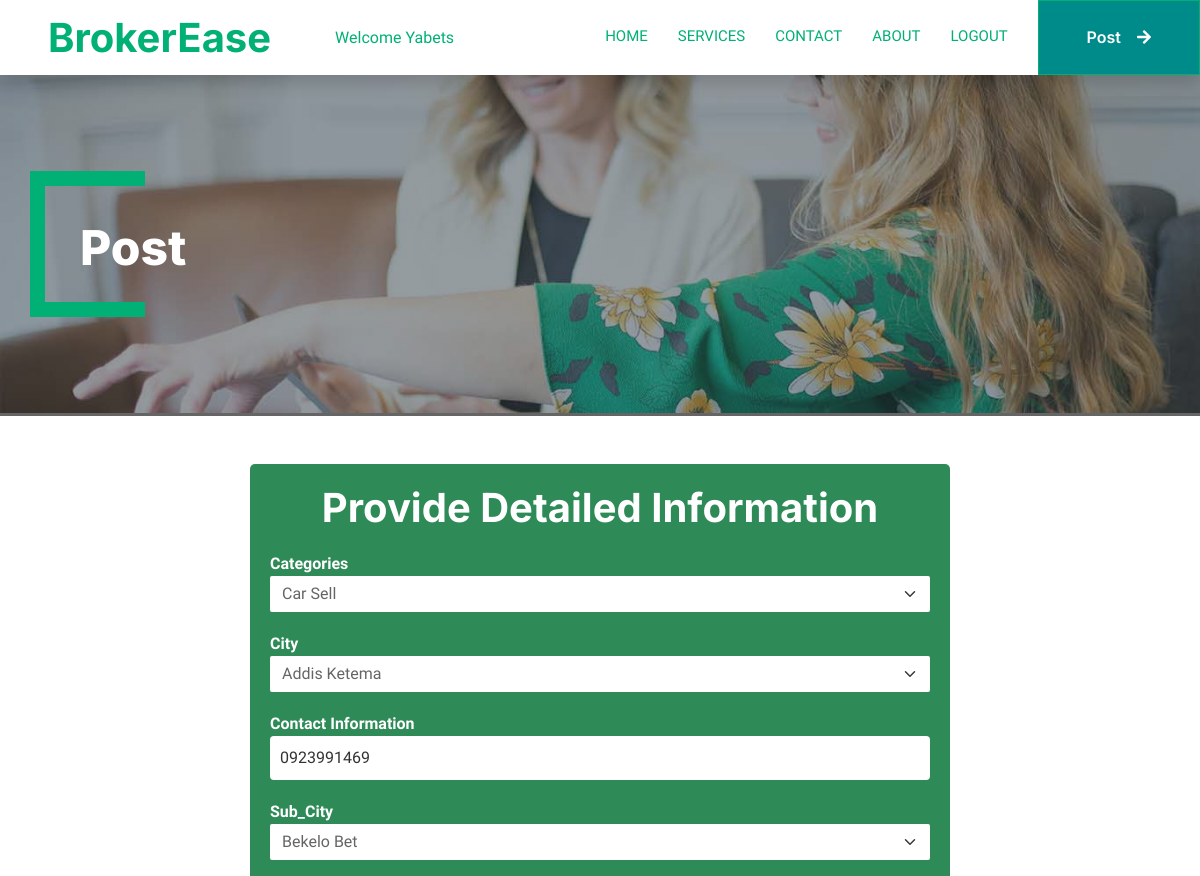
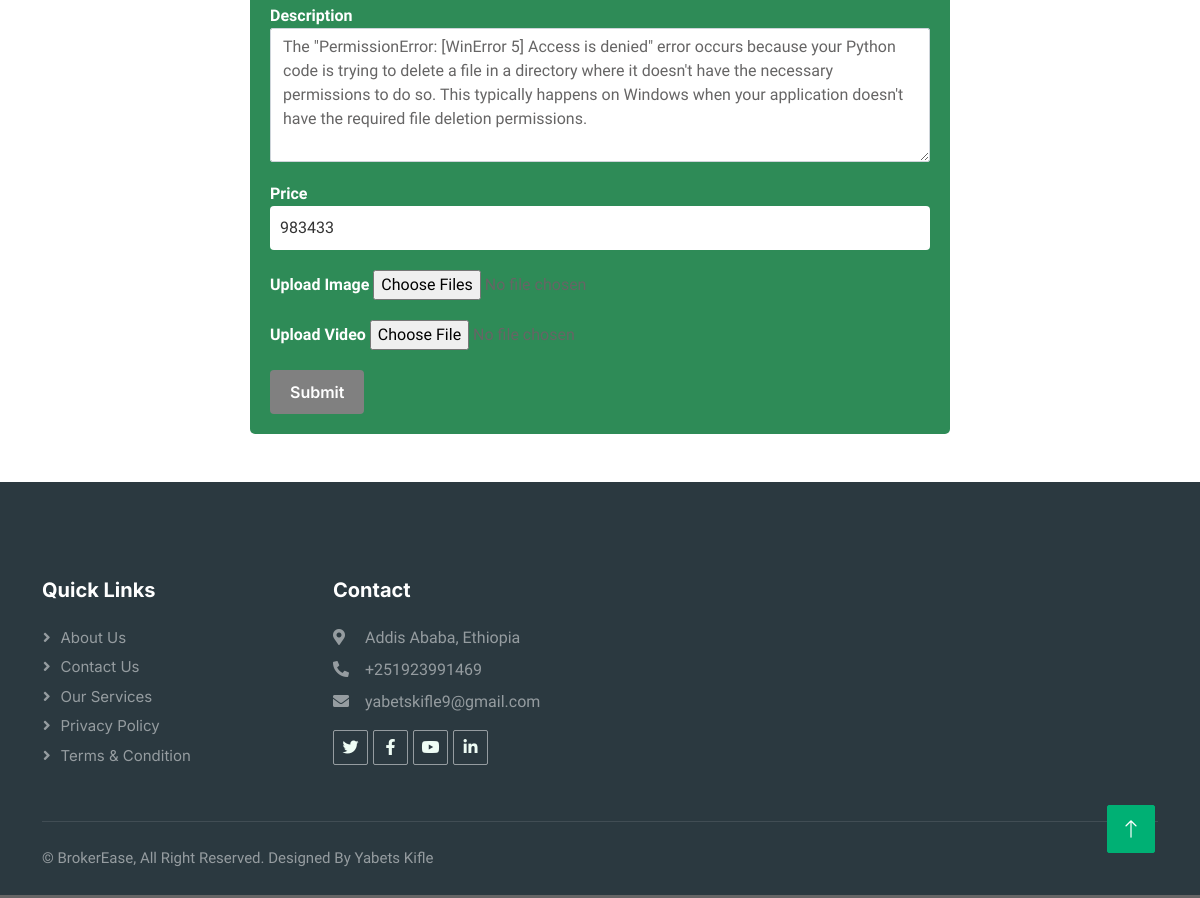
/post/1/update (signed in), run on the app's committed database (2 pictures, top to bottom).
### main/models.py (models this page shows, shortened)
class User(db.Model, UserMixin):
    __tablename__ = 'users'
    id = db.Column(db.Integer, primary_key=True)
    fullName = db.Column(db.String(255), nullable=False)
    phoneNumber = db.Column(db.String(20), unique=True, nullable=False)
    email = db.Column(db.String(120), unique=True, nullable=False)
    password = db.Column(db.String(255), nullable=False)
    gender = db.Column(db.Enum('Male', 'Female', name='gender_enum'))
    image_file = db.Column(db.String(20), nullable=False, default='default.jpg')
    created_at = db.Column(db.TIMESTAMP, server_default=db.func.current_timestamp(), nullable=False)
    updated_at = db.Column(db.TIMESTAMP, server_default=db.func.current_timestamp(),
                           onupdate=db.func.current_timestamp(), nullable=False)
    listings = db.relationship('Listing', back_populates='author')

class Listing(db.Model):
    __tablename__ = 'listings'
    id = db.Column(db.Integer, primary_key=True)
    author_id = db.Column(db.Integer, db.ForeignKey('users.id'), nullable=False)
    author = db.relationship('User', back_populates='listings')
    city = db.Column(db.String(255), nullable=True)
    sub_City = db.Column(db.Text, nullable=True)
    contact_information = db.Column(db.String(255), nullable=True)
    catagories = db.Column(db.Text, nullable=True)
    description = db.Column(db.Text, nullable=False)
    price = db.Column(db.String(50), nullable=True)
    image_filenames = db.Column(db.Text)
    video_filename = db.Column(db.String(255))
    created_at = db.Column(db.TIMESTAMP, server_default=db.func.current_timestamp(), nullable=False)

### main/auth.py (the view)
@auth.route('/post/<int:listing_id>/update', methods=['GET', 'POST'])
@login_required
def update_post(listing_id):
    listing = Listing.query.get_or_404(listing_id)
    if current_user != listing.author:
        abort(403)  # Return a 403 Forbidden error if the user doesn't have permission
    form = UploadForm()
    if form.validate_on_submit():
        listing.catagories = form.catagories.data
        listing.city = form.city.data
        listing.contact_information = form.contact_information.data
        listing.sub_City = form.sub_City.data
        listing.description = form.description.data
        listing.price = form.price.data
        if form.image_filenames.data:
            if listing.image_filenames:
                for old_image_filename in listing.image_filenames:
                    old_image_path = os.path.join(current_app.config["UPLOAD_FOLDER"], old_image_filename)
                    if os.path.exists(old_image_path):
                        try:
                            os.remove(old_image_path)
                        except OSError as e:
                            print(f"Error deleting file: {e}")
            new_image_filenames = []
            for image_file in form.image_filenames.data:
                new_image_filename = str(uuid.uuid4()) + secure_filename(image_file.filename)
                new_image_upload_path = os.path.join(current_app.config["UPLOAD_FOLDER"], new_image_filename)
                os.makedirs(os.path.dirname(new_image_upload_path), exist_ok=True)
                image_file.save(new_image_upload_path)
                new_image_filenames.append(new_image_filename)
            listing.set_image_filenames(new_image_filenames)
        if form.video_filename.data:
            new_video_filename = str(uuid.uuid4()) + secure_filename(form.video_filename.data.filename)
            new_video_upload_path = os.path.join(current_app.config["UPLOAD_FOLDER"], new_video_filename)
            os.makedirs(os.path.dirname(new_video_upload_path), exist_ok=True)
            form.video_filename.data.save(new_video_upload_path)
            if listing.video_filename:
                old_video_path = os.path.join(current_app.config["UPLOAD_FOLDER"], listing.video_filename)
                if os.path.exists(old_video_path):
                    os.remove(old_video_path)
            listing.video_filename = new_video_filename
        db.session.commit()
        flash('Your post has been updated!', 'success')
        return redirect(url_for('auth.view_listing', listing_id=listing.id))
    elif request.method == 'GET':
        form.catagories.data = listing.catagories
        form.city.data = listing.city
        form.contact_information.data = listing.contact_information
        form.sub_City.data = listing.sub_City
        form.description.data = listing.description
        form.price.data = listing.price
    return render_template('post.html', form=form, listing=listing)

### main/form.py
class UploadForm(FlaskForm):
    city = SelectField('City',choices=area_choices, validators=[DataRequired()])
    contact_information = StringField('Contact Information', validators=[DataRequired()])
    catagories = SelectField('Categories', choices=[('', ''), ('HouseRent', 'House Rent'), ('CarRent', 'Car Rent'),('CarSell', 'Car Sell'),('HomeSell', 'Home Sell'),('Land Sell', 'Land Sell'),('other', 'Others')])
    sub_City = SelectField('Sub_City',choices=area_choices, validators=[DataRequired()])
    description = TextAreaField('Description', validators=[DataRequired()])
    price = StringField('Price', validators=[DataRequired()])
    image_filenames = MultipleFileField('Upload Image')
    video_filename = FileField('Upload Video')
    submit = SubmitField('Post')

### main/__init__.py (called while the page is built)
@login_manager.user_loader
def load_user(user_id):
    return User.query.get(int(user_id))

### main/auth.py (called while the page is built)
@auth.context_processor
def inject_user_name():
    user_name = current_user.fullName if current_user.is_authenticated else None
    capitalized_user_name = capitalize_first_letter(user_name)
    return dict(current_user_name=capitalized_user_name)

### main/utils.py (called while the page is built)
def capitalize_first_letter(string):
    if string and not string[0].isupper():
        string = string[0].upper() + string[1:]
    return string

### main/templates/post.html (shortened to what this page needs)
{% extends 'layout.html' %}
{% block home %}
    <div class="container-xxl py-5 bg-dark page-header mb-5">
            <div class="container my-5 pt-5 pb-4">
                <h1 class="display-3 text-white mb-3 animated slideInDown">Post</h1>
        </div>
    </div>
    <div class="form-container">
        <h1 class="title">Provide Detailed Information</h1>
        <form method="POST" enctype="multipart/form-data" class="my-form">
            <div class="form-group">
                {{form.catagories.label(for="catagories")}}
                {{ form.catagories(class="form-select border-0") }}
            </div>
            <div class="form-group">
                {{form.city.label(for="city")}}
                {{ form.city(class="form-select border-0") }}
            </div>
            <div class="form-group">
                {{form.contact_information.label(for="contact_information")}}
                {{ form.contact_information(size=20, class="form-control") }}
            </div>
            <div class="form-group">
                {{form.sub_City.label(for="sub_City")}}
                {{ form.sub_City(class="form-select border-0") }}
            </div>
            <div class="form-group">
                {{form.description.label(for="description")}}
                {{ form.description(rows=5, class="form-control") }}
            </div>
            <div class="form-group">
                {{form.price.label(for="price")}}
                {{ form.price(size=10, class="form-control") }}
            </div>
            <div class="form-group">
                {{form.image_filenames.label(for="image_filename")}}
                {{ form.image_filenames(class="form-control-file") }}
            </div>
            <div class="form-group">
                {{form.video_filename.label(for="video_filename")}}
                {{ form.video_filename(class="form-control-file") }}
            </div>
            <button type="submit" class="btn btn-primary">Submit</button>
        </form>
    </div>
{% endblock %}

### main/templates/components/navbar.html (shortened to what this page needs)
<nav class="navbar navbar-expand-lg bg-white navbar-light shadow sticky-top p-0">
            <a href="/" class="navbar-brand d-flex align-items-center text-center py-0 px-4 px-lg-5">
                <h1 class="m-0 text-primary">BrokerEase</h1>
            </a>
            <p class="m-0 text-primary"> Welcome {% if current_user_name %} {{ current_user_name }}{% endif %}</p>
            <div class="collapse navbar-collapse" id="navbarCollapse">
                <div class="navbar-nav ms-auto p-4 p-lg-0">
                    <a href="/" class="nav-item nav-link active">Home</a>
                    <a href="/Services" class="nav-item nav-link active">Services</a>
                    <a href="/contact" class="nav-item nav-link active">Contact</a>
                    <a href="/about" class="nav-item nav-link active">About</a>
                    <a class="nav-item nav-link active" id="logout" href="/logout">Logout</a>
                      <a href="/post" class=" btn btn1 btn-primary rounded-0 px-lg-5 py-4 nav-item">Post<i class="fa fa-arrow-right ms-3"></i></a>
                </div>
            </div>
        </nav>

### main/static/css/style12.css (style rules this page uses)
:root { --primary: #00B074; --secondary: #2B9BFF; --light: #EFFDF5; --dark: #2B3940; }
.btn { font-family: 'Inter', sans-serif; font-weight: 600; transition: .5s; }
.btn.btn-primary, .btn.btn-secondary { color: #FFFFFF; }
.navbar-dark .navbar-nav .nav-link, .navbar-light .navbar-nav .nav-link { margin-right: 30px; padding: 25px 0; color: #FFFFFF; font-size: 15px; text-transform: uppercase; outline: none; }
.navbar-dark .navbar-nav .nav-link:hover, .navbar-dark .navbar-nav .nav-link.active, .navbar-light .navbar-nav .nav-link.active { color: var(--primary); transition: color 0.5s; }
.navbar-light .navbar-brand, .navbar-light a.btn { height: 75px; }
.navbar-light .navbar-nav .nav-link { color: var(--dark); font-weight: 500; }
.navbar-light.sticky-top { top: -100px; transition: .5s; }
.header-carousel .container, .page-header .container { position: relative; padding: 45px 0 45px 35px; border-left: 15px solid var(--primary); }
.header-carousel .container::before, .header-carousel .container::after, .page-header .container::before, .page-header .container::after { position: absolute; content: ""; top: 0; left: 0; width: 100px; height: 15px; background: var(--primary); }
.header-carousel .container::after, .page-header .container::after { top: 100%; margin-top: -15px; }
.page-header { background: linear-gradient(rgba(43, 57, 64, .5), rgba(43, 57, 64, .5)), url(../img/carousel-1.jpg) center center no-repeat; background-size: cover; }
.btn1 { background-color: darkcyan; border-color: none; }
.display-3 { font-size: 30px; }
.m-0 { color: darkcyan; }
.container-xxl { border-bottom: solid; }

### main/static/css/style11.css (style rules this page uses)
.display-3 { font-size: 48px; margin-top: 0; margin-bottom: 0.5rem; }
.form-container { max-width: 700px; margin: 0 auto; padding: 20px; background-color: seagreen; border-radius: 5px; }
.title { color: white; text-align: center; margin-bottom: 20px; }
.my-form { margin-top: 20px; }
.form-group { margin-bottom: 20px; }
label { font-weight: bold; color: white; }
input[type="text"], textarea { width: 100%; padding: 10px; margin-bottom: 10px; border: none; border-radius: 4px; box-sizing: border-box; background-color: white; color: #333; }
button[type="submit"] { background-color: gray; color: darkcyan; padding: 10px 20px; border: none; border-radius: 4px; cursor: pointer; font-size: 16px; }

### data on the page
User: fullName "Yabets"
Listing: catagories "Car Sell", city "Addis Ketema", contact_information "0923991469", sub_City "Bekelo Bet", description "The \"PermissionError: [WinError 5] Access is denied\" error occurs because your Python code is trying to delete a file in a directory where it doesn't have the necessary permissions to do so. This typically happens on Windows when your application doesn't have the required file deletion permissions.", price "983433"
